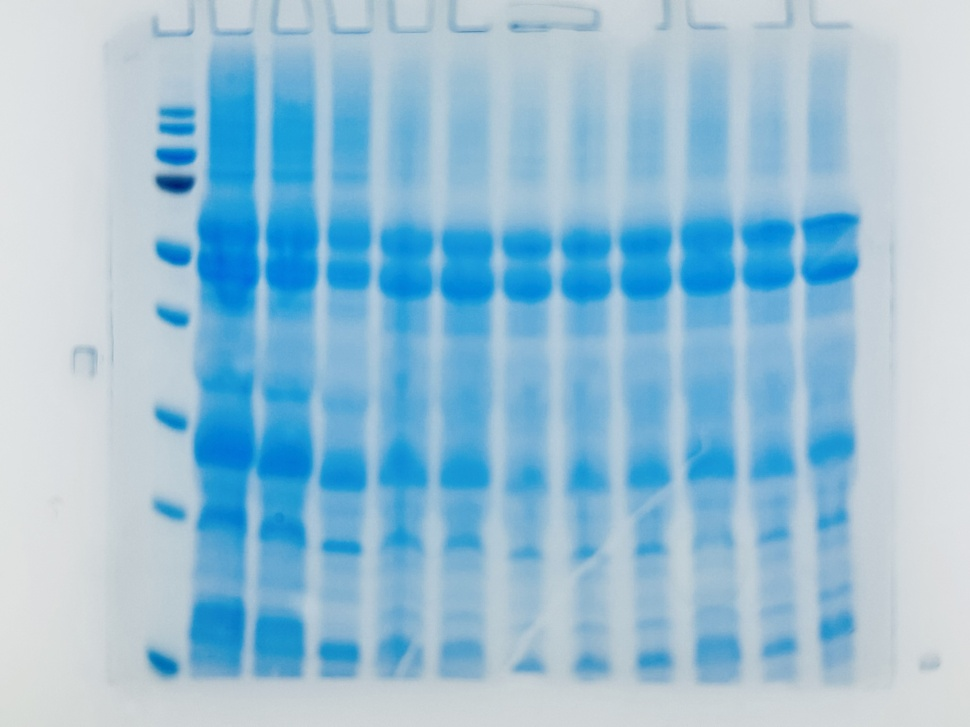
#> input picture autodense/gels/IMG_9715-2.jpg, 970 x 727 px, shrunk from 4032 x 3024 before the run; its folder holds only this picture in this run
$ python -i mask_ops.py   (imports and definitions only)
#> lines starting #> are read from the running program, lines starting #| are printed output that depends on the picture; after the words box and inside, x2 and y2 are one past the last pixel; in counts of white or black regions, pixels touching at a corner belong together
# autodense/legacy/mask_ops.py
"""
Minimal, well-tested Python replacements for common ImageJ macro steps.
These are intentionally thin wrappers over scikit-image / SciPy so they are easy to swap or extend.

Functions map roughly to ImageJ semantics:
- run("8-bit")                 -> to_8bit
- run("Convert to Mask")       -> otsu_mask (with optional blur), or threshold_mask
- run("Fill Holes")            -> fill_holes
- Erode/Dilate/Open/Close      -> erode_mask / dilate_mask / open_mask / close_mask
- Analyze Particles            -> regionprops_df (after label_mask)
"""

from __future__ import annotations
from typing import Iterable, Optional, Sequence, Tuple, Dict, Any
import numpy as np

try:
    import scipy.ndimage as ndi
except Exception:  # optional
    ndi = None

from skimage import filters, morphology, measure, exposure, util

# ----------------------- Utilities -----------------------

# [6 lines left out: function _percentiles, not called in this run]

def _to_float01(img: np.ndarray) -> np.ndarray:
    # convert to float in [0,1] based on dtype range
    img = np.asarray(img)
    if np.issubdtype(img.dtype, np.floating):
        v = img.copy()
        lo, hi = np.nanmin(v), np.nanmax(v)
        if hi > lo:
            v = (v - lo) / (hi - lo)
        else:
            v = np.zeros_like(v, dtype=float)
        return v.astype(float, copy=False)
    if np.issubdtype(img.dtype, np.integer):
        info = np.iinfo(img.dtype)
        return (img.astype(np.float32) - info.min) / (info.max - info.min)
    # fallback
    v = img.astype(np.float32)
    lo, hi = np.nanmin(v), np.nanmax(v)
    return (v - lo) / (hi - lo + 1e-9)

# ----------------------- Public API -----------------------

# [29 lines left out: functions to_8bit, threshold_mask, not called in this run]

def otsu_mask(img: np.ndarray, blur_sigma: float=0.0, min_size: int=0, fill: bool=True) -> Tuple[np.ndarray, float]:
    """
    Compute a binary mask by global Otsu threshold. Returns (mask, threshold).
    - blur_sigma: optional Gaussian blur to stabilize the histogram.
    - min_size: remove small objects below this area (pixels).
    - fill: fill interior holes.
    """
    arr = _to_float01(img)
    if blur_sigma and blur_sigma > 0:
        # skimage filters.gaussian preserves range; no color channel assumed here.
        arr = filters.gaussian(arr, sigma=blur_sigma, preserve_range=True)
    thr = filters.threshold_otsu(arr)
    mask = arr >= thr
    if min_size and min_size > 0:
        mask = morphology.remove_small_objects(mask, min_size=min_size)
    if fill:
        if ndi is not None:
            mask = ndi.binary_fill_holes(mask)
        else:
            mask = morphology.remove_small_holes(mask, area_threshold=max(16, min_size or 0))
    return mask.astype(bool), float(thr)

# [10 lines left out: function fill_holes, not called in this run]

def remove_small(mask: np.ndarray, min_size: int) -> np.ndarray:
    """Remove connected components smaller than min_size pixels."""
    return morphology.remove_small_objects(mask.astype(bool), min_size=int(min_size))

# [9 lines left out: function keep_largest, not called in this run]

def erode_mask(mask: np.ndarray, radius: int=1) -> np.ndarray:
    se = morphology.disk(int(radius))
    return morphology.erosion(mask.astype(bool), footprint=se)

def dilate_mask(mask: np.ndarray, radius: int=1) -> np.ndarray:
    se = morphology.disk(int(radius))
    return morphology.dilation(mask.astype(bool), footprint=se)

def open_mask(mask: np.ndarray, radius: int=1) -> np.ndarray:
    se = morphology.disk(int(radius))
    return morphology.opening(mask.astype(bool), footprint=se)

def close_mask(mask: np.ndarray, radius: int=1) -> np.ndarray:
    se = morphology.disk(int(radius))
    return morphology.closing(mask.astype(bool), footprint=se)

def label_mask(mask: np.ndarray, connectivity: int=2) -> np.ndarray:
    """Return a labeled image (0 = background)."""
    return measure.label(mask.astype(bool), connectivity=int(connectivity))

# [10 lines left out: function regionprops_df, not called in this run]

__all__ = [
    "to_8bit", "threshold_mask", "otsu_mask", "fill_holes", "remove_small", "keep_largest",
    "erode_mask", "dilate_mask", "open_mask", "close_mask", "label_mask", "regionprops_df"
]

>>> import cv2
>>> picture = cv2.imread('../gels/IMG_9715-2.jpg', cv2.IMREAD_GRAYSCALE)
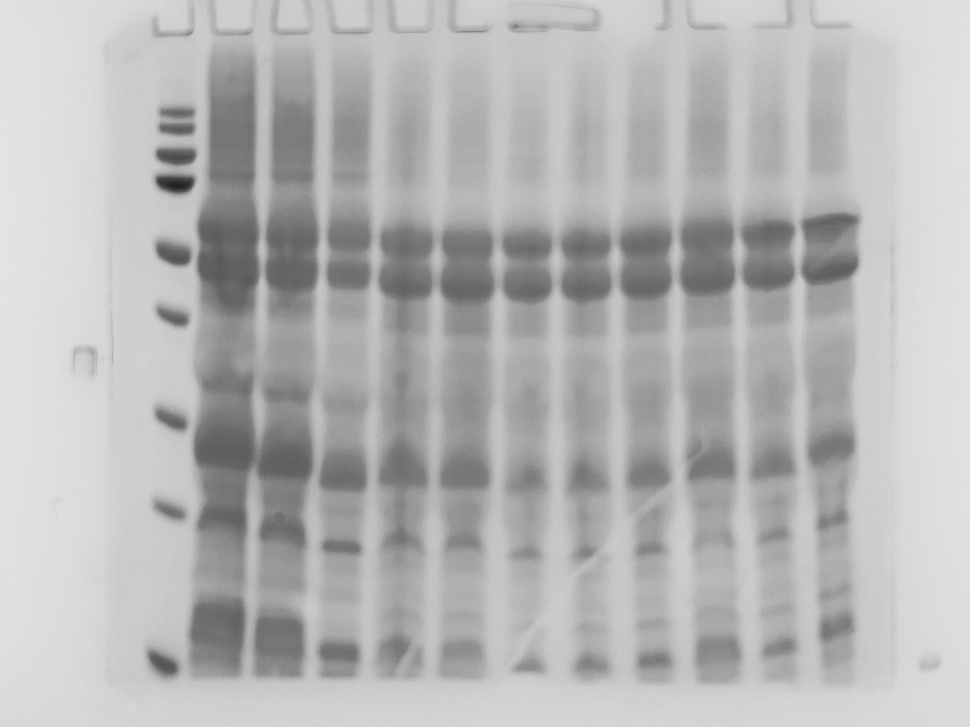
#> picture: shape (727, 970); min 29, max 228, mean 182.1
>>> result = otsu_mask(picture)
#> in otsu_mask, `thr = filters.threshold_otsu(arr)`: thr = 0.673
#> in otsu_mask, `mask = arr >= thr`:
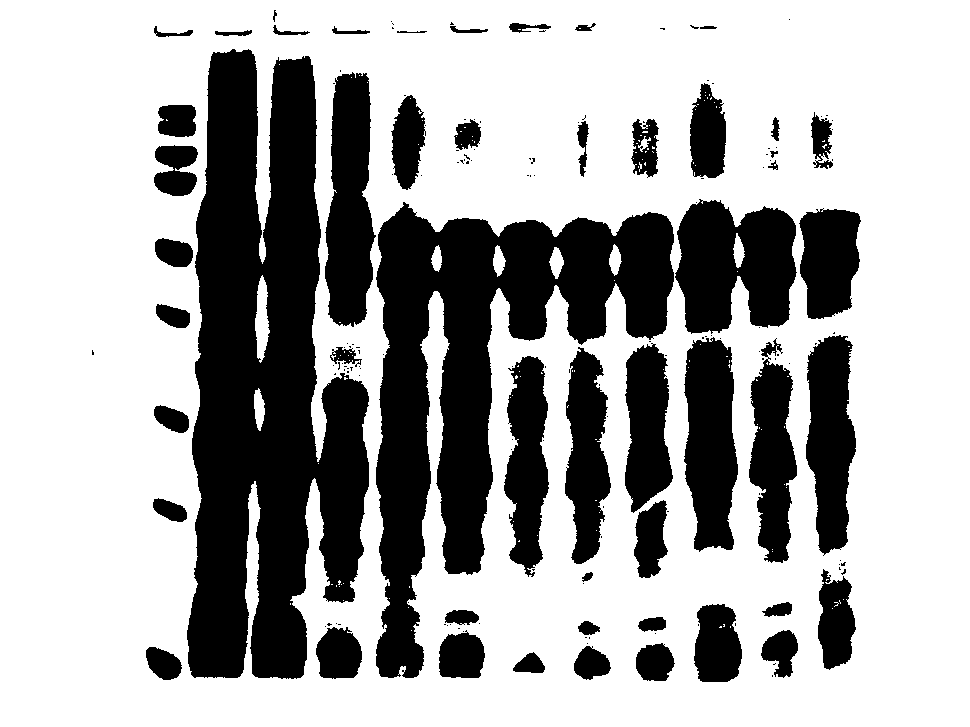
#> mask: shape (727, 970) bool; 67.2% white; 171 black regions (119 under 20 px), largest, box (x1, y1, x2, y2) and area: (187, 49, 369, 679) 74389, (376, 202, 674, 678) 54433, (675, 199, 797, 334) 12142
#> in otsu_mask, `mask = ndi.binary_fill_holes(mask)`: mask: shape (727, 970) bool; every value is 1
